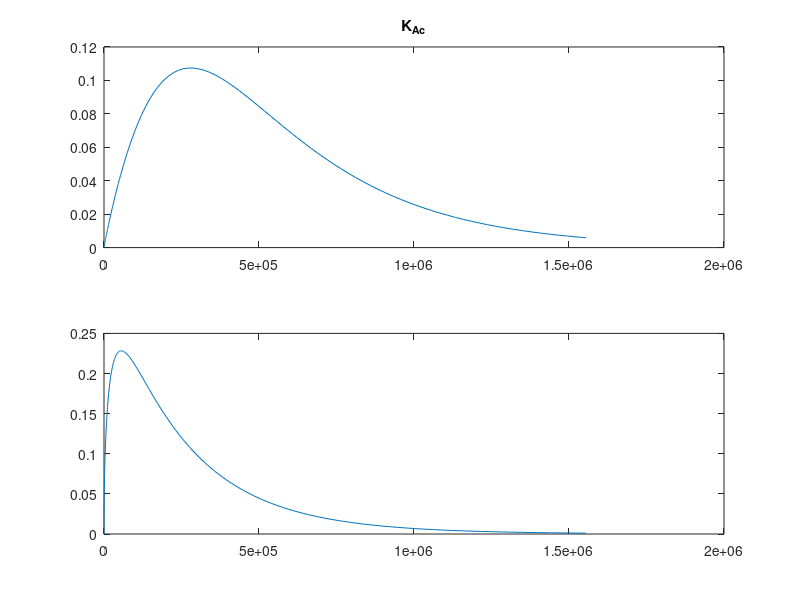
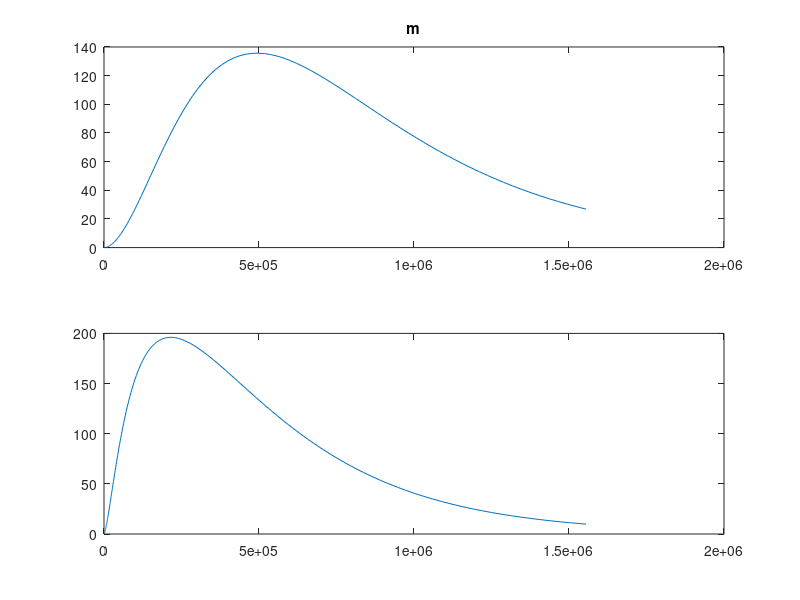
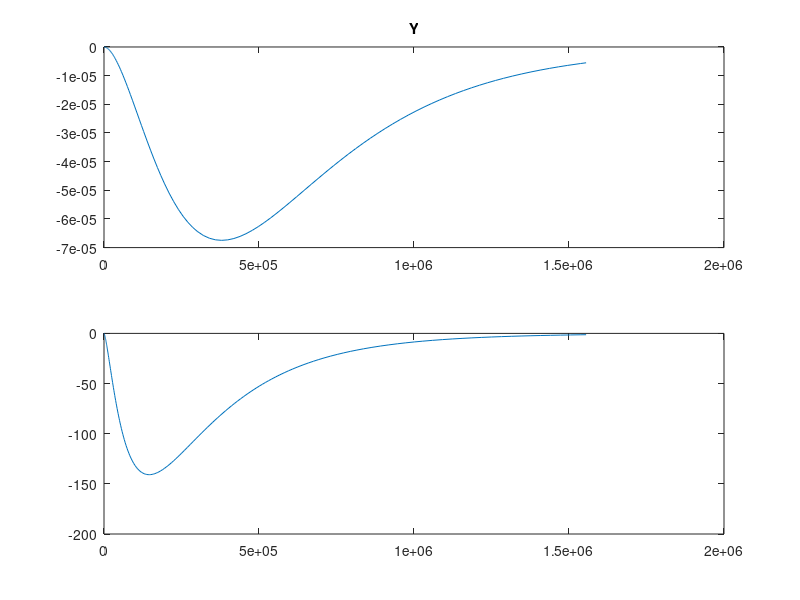
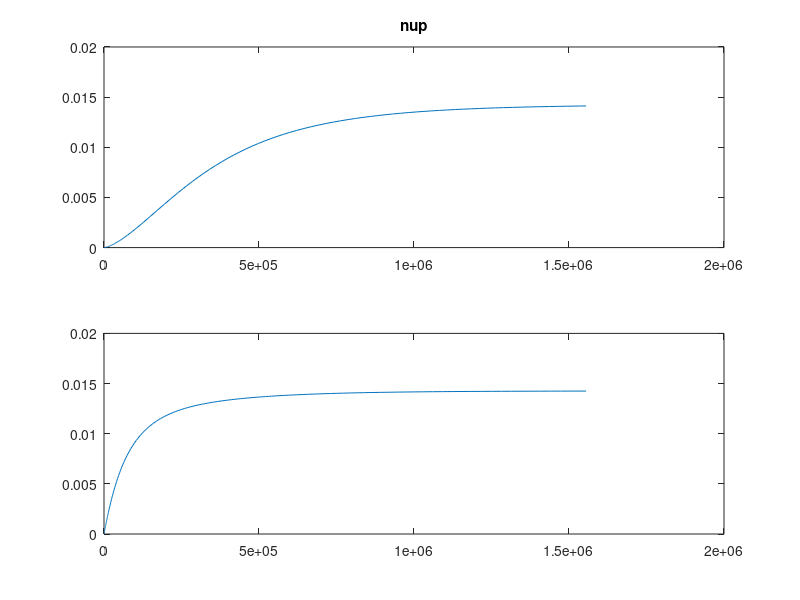

Recreate these plots in MATLAB, in order.
clear all;close all;clc

load res_num.mat

figure(1)
subplot(211)
plot(t_num,y_num(:,13))
title('K_{Ac}')
subplot(212)
plot(t,y(:,5))

figure(2)
subplot(211)
plot(t_num,y_num(:,14))
title('m')
subplot(212)
plot(t,y(:,6))

figure(3)
subplot(211)
plot(t_num,y_num(:,11))
title('Y')
hold on
subplot(212)
plot(t,y(:,7))

figure(4)
subplot(211)
plot(t_num,y_num(:,8))
title('nup')
hold on
subplot(212)
plot(t,y(:,8))

figure(5)
subplot(211)
plot(t_num,y_num(:,7))
hold on
title('k')
subplot(212)
plot(t,y(:,9))

figure(6)
subplot(211)
plot(t_num,y_num(:,10))
hold on
title('chi')
subplot(212)
plot(t,y(:,10))

figure(101)
subplot(211)
plot(t_num,y_num(:,1))
hold on
title('state 1')
subplot(212)
plot(t,y(:,1))

figure(102)
subplot(211)
plot(t_num,y_num(:,2))
hold on
title('state 2')
subplot(212)
plot(t,y(:,2))
